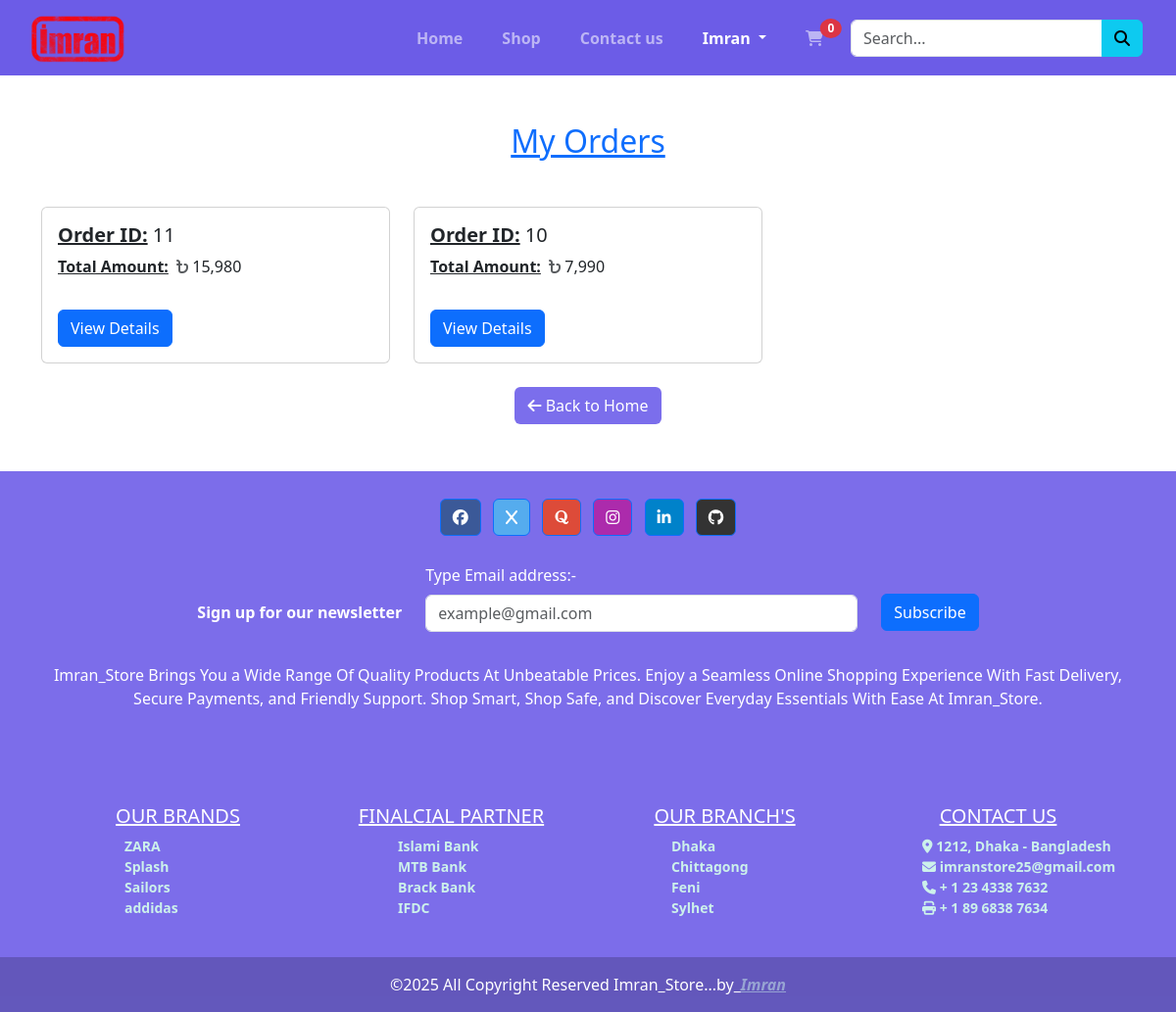
/my-orders.php (signed in), run on the app's committed database.
### tables this page shows
CREATE TABLE `orders` (
  `id` int NOT NULL,
  `user_id` int NOT NULL,
  `name` varchar(255) NOT NULL,
  `phone_number` varchar(100) NOT NULL,
  `address` text NOT NULL,
  `total` varchar(255) NOT NULL,
  `payment_method` varchar(255) NOT NULL,
  `status` enum('Pending','Shifted','Success','Refunded','Cancel') NOT NULL DEFAULT 'Pending',
  `created_at` timestamp NOT NULL DEFAULT CURRENT_TIMESTAMP
);

### my-orders.php (the view, shortened to what this page needs)
<?php
require_once './components/header.php';
?>
<div class="container mb-5">
    <h2 class="forSame-color text-center my-5 text-decoration-underline">My Orders</h2>
    <div class="row">
        <?php
        $userId = $_SESSION['imran_store']['id'];
        $orderQuery = "SELECT * FROM orders WHERE user_id = $userId ORDER BY created_at DESC";
        $ordersResult = $conn->query($orderQuery);
        if ($ordersResult->num_rows > 0):
            while ($order = $ordersResult->fetch_assoc()):
        ?>
        <div class="col-md-4">
            <div class="card mb-4">
                <div class="card-body">
                    <h5 class="card-title">
                        <span class="fw-bold text-decoration-underline">Order ID:</span>
                        <?= $order['id'] ?>
                    </h5>
                    <p class="card-text pb-3">
                        <span class="fw-bold text-decoration-underline">Total Amount:</span>
                        <i class="fa-solid fa-bangladeshi-taka-sign ps-1 text-muted"></i>
                        <?= number_format($order['total']) ?>
                    </p>
                    <a href="order-details.php?id=<?= $order['id'] ?>" class="btn btn-primary viewDetailsBtnsSingle1">
                        View Details
                    </a>
                </div>
            </div>
        </div>
        <?php
            endwhile;
        else:
            ?>
        <div class="col-12 text-center">
            <p class="text-muted fs-4">No order found.</p>
        </div>
        <?php
        endif;
        ?>
    </div>
    <div class="text-center">
        <a href="./" class="btn text-white viewDetailsBtnsSingle1" style="background-color: #7b6eec;">
            <i class="fa-solid fa-arrow-left"></i> Back to Home
        </a>
    </div>
</div>
<?php
require_once './components/footer.php';
?>

### assets/css/style.css (style rules this page uses)
body { margin: 0; padding: 0; box-sizing: border-box; }
.forSame-color { color: #0f6efd !important; }

### data on the page
orders: id "11", total "15,980"
orders: id "10", total "7,990"

### other printed values
$fullNameArray[1] "Imran"
